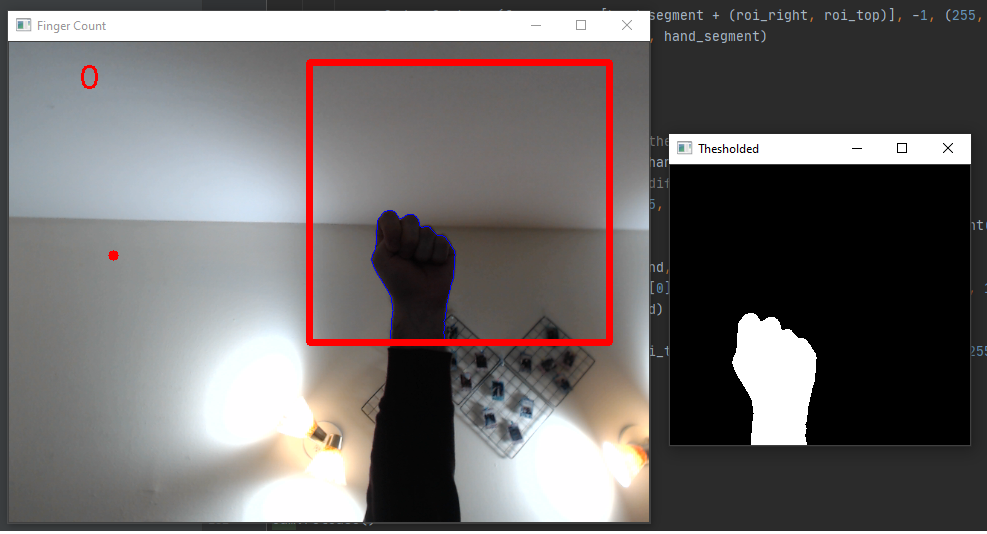
#> input picture img/0.png, 987 x 534 px, given in place of the camera
$ python finger_counter.py
#> lines starting #> are read from the running program, lines starting #| are printed output that depends on the picture
import cv2
import numpy as np
from sklearn.metrics import pairwise
import random

background = None
accumulated_weight = 0.5

# Filming area.
roi_top = 20
roi_bottom = 300
roi_right = 300
roi_left = 600


# Calculates the average background color.
def calculate_accumulated_weight(frame, accumulated_weight):
    global background

    if background is None:
        background = frame.copy().astype("float")
        return None
    cv2.accumulateWeighted(frame, background, accumulated_weight)


# [56 lines left out: functions segment, count_fingers, not called in this run]


cam = cv2.VideoCapture(0)
num_frames = 0

while True:
    ret, frame = cam.read()
#> frame is the input picture: shape (534, 987, 3); mean B, G, R 105.4, 105.7, 109.6
    frame = cv2.flip(frame, 1)
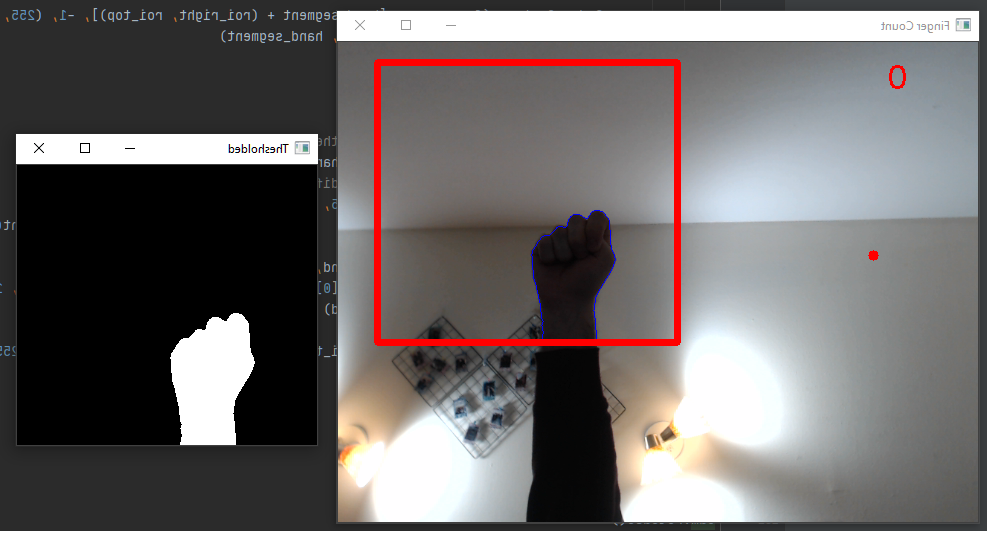
#> frame: shape (534, 987, 3); mean B, G, R 105.4, 105.7, 109.6

    frame_copy = frame.copy()
    roi = frame[roi_top:roi_bottom, roi_right:roi_left]
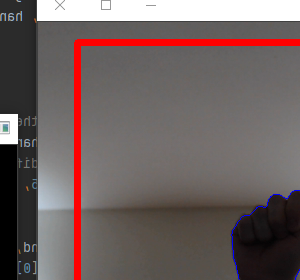
#> roi: shape (280, 300, 3); mean B, G, R 96.5, 97.5, 110.2

    gray = cv2.cvtColor(roi, cv2.COLOR_BGR2GRAY)
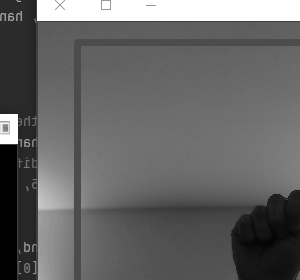
#> gray: shape (280, 300); min 0, max 255, mean 101.2
    gray = cv2.GaussianBlur(gray, (7, 7), 0)
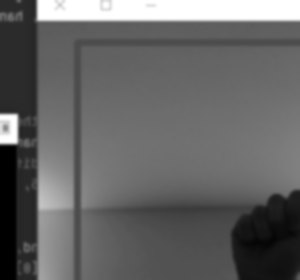
#> gray: shape (280, 300); min 0, max 255, mean 101.2

    if num_frames < 60:
        calculate_accumulated_weight(gray, accumulated_weight)
        if num_frames <= 59:
            cv2.imshow("Finger Count", frame_copy)

    else:
        hand = segment(gray)

        if hand is not None:
            thresholded, hand_segment = hand

            cv2.drawContours(frame_copy, [hand_segment + (roi_right, roi_top)], -1, (255, 0, 0), 1)
            fingers = count_fingers(thresholded, hand_segment)
            center_of_hand = fingers[1]
            fingers_top_point = fingers[2]

            for (x, y) in fingers_top_point:
                # Draw lines between center of the hand and top points of the fingers.
                cv2.line(frame_copy, center_of_hand, (x, y), (255, 255, 0), 5)
                # Top points of the fingers in different colors.
                cv2.circle(frame_copy, (x, y), 5, (random.randint(0, 256),
                                                   random.randint(0, 256), random.randint(0, 256)), -1)

            cv2.circle(frame_copy, center_of_hand, 5, (0, 0, 255), -1)
            cv2.putText(frame_copy, str(fingers[0]), (70, 45), cv2.FONT_HERSHEY_SIMPLEX, 1, (0, 0, 255), 2)
            cv2.imshow("Thesholded", thresholded)

        cv2.rectangle(frame_copy, (roi_left, roi_top), (roi_right, roi_bottom), (0, 0, 255), 5)

    num_frames += 1
    cv2.imshow("Finger Count", frame_copy)

    if cv2.waitKey(1) & 0xFF == ord('q'):
#> (key q is pressed here)
        break

cam.release()
cv2.destroyAllWindows()
